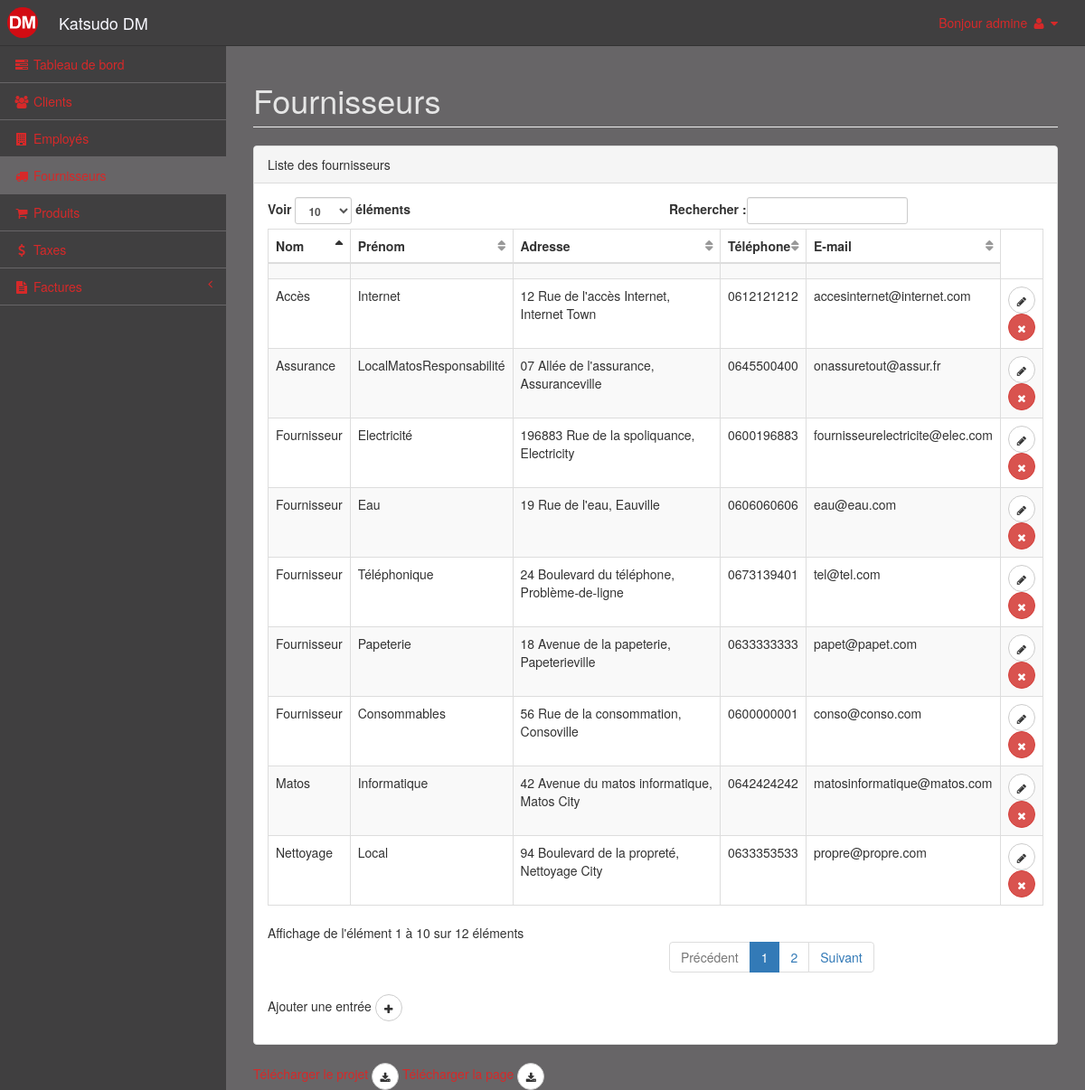
/pages/fournisseur.php (signed in), run on the app's committed database.
### tables this page shows
CREATE TABLE IF NOT EXISTS `Fournisseur` (
  `id_f` int(11) NOT NULL AUTO_INCREMENT,
  `nom_f` varchar(50) NOT NULL,
  `prenom_f` varchar(50) NOT NULL,
  `adresse_f` varchar(200) NOT NULL,
  `tel_f` varchar(10) NOT NULL,
  `email_f` varchar(50) NOT NULL,
  PRIMARY KEY (`id_f`),
  FULLTEXT KEY `tel_f` (`tel_f`),
  FULLTEXT KEY `tel_f_2` (`tel_f`)
);

### pages/fournisseur.php (the view, shortened to what this page needs)
<!DOCTYPE html>
<html lang="fr">
<head>
  <link href="../vendor/bootstrap/css/bootstrap.min.css" rel="stylesheet">
  <link href="../vendor/metisMenu/metisMenu.min.css" rel="stylesheet">
  <link href="../dist/css/sb-admin-2.css" rel="stylesheet">
  <link href="../vendor/morrisjs/morris.css" rel="stylesheet">
  <link href="../vendor/font-awesome/css/font-awesome.min.css" rel="stylesheet" type="text/css">
</head>
<body>
  <div id="wrapper">
    <?php include("../include/nav.php"); ?>
    <?php
					try{
						$bdd = new PDO('mysql:host=mysql.hostinger.fr;dbname=u178917848_katsu;charset=utf8', 'u178917848_kuser', 'password');
					}
					catch (Exception $e)
					{
        		die('Erreur : ' . $e->getMessage());
					}
				?>
      <div id="page-wrapper">
        <div class="row">
          <div class="col-lg-12">
            <h1 class="page-header">Fournisseurs</h1>
          </div>
        </div>
        <div class="row">
          <div class="col-lg-12">
            <div class="panel panel-default">
              <div class="panel-heading">
                Liste des fournisseurs
              </div>
              <div class="panel-body">
                <table width="100%" class="table table-striped table-bordered table-hover" id="dataTables-example">
                  <thead>
                    <tr>
                      <th>Nom</th>
                      <th>Prénom</th>
                      <th>Adresse</th>
                      <th>Téléphone</th>
                      <th>E-mail</th>
                    </tr>
                  </thead>
                  <tbody>
                    <tr>
                      <td></td>
                      <td></td>
                      <td></td>
                      <td></td>
                      <td></td>
                    </tr>
                    <?php
                      $result = $bdd->query("SELECT * FROM Fournisseur");
                      while($data = $result->fetch()){
                          echo '<tr>
                                      <td>'.$data['nom_f'].'</td>'.'
                                      <td>'.$data['prenom_f'].'</td>'.'
                                      <td>'.$data['adresse_f'].'</td>'.'
                                      <td>'.$data['tel_f'].'</td>'.'
                                      <td>'.$data['email_f'].'</td>'.'
                                      <td>
                                          <button type="button" class="btn btn-default btn-circle" data-toggle="modal" data-target="#modalModify" data-id="'. $data['id_f'] .'"
                                          data-nom="'. $data['nom_f'] .'"
                                          data-prenom="'. $data['prenom_f'] .'"
                                          data-adresse="'. $data['adresse_f'] .'"
                                          data-tel="'. $data['tel_f'] .'"
                                          data-mail="'. $data['email_f'] .'">
                                                  <i class="fa fa-pencil"></i>
                                          </button>
                                          <button type="button" class="btn btn-danger btn-circle"       data-toggle="modal" data-target="#modalDel" data-id="'. $data['id_f'] .'"  data-nomid="Id_f" data-table="Fournisseur" data-red="fournisseur.php">
                                            <i class="fa fa-times"></i>
                                          </button>
                                      </td>'.'
                                      </tr>';
                      }
                      ?>
                  </tbody>
                </table>
                <?php include('../include/btn_add.php');?>
              </div>
            </div>
          </div>
        </div>
        <a href="http://katsudodm.richard-peres.xyz/ressource/projet_php_PERES_RIGAUT.zip" download="projet_php_PERES_RIGAUT.zip"> Télécharger le projet
    <button type="button" class="btn btn-default btn-circle"><i class="fa fa-download"></i>
  </button>
  </a>
        <a href="http://katsudodm.richard-peres.xyz/pages/fournisseur.php" download="fournisseur.php"> Télécharger la page
    <button type="button" class="btn btn-default btn-circle"><i class="fa fa-download"></i>
  </button>
  </a>
      </div>
  </div>
</body>
</html>

### data on the page
fournisseur: nom_f "Accès", prenom_f "Internet", adresse_f "12 Rue de l'accès Internet, Internet Town", tel_f "0612121212", email_f "accesinternet@internet.com"
fournisseur: nom_f "Matos", prenom_f "Informatique", adresse_f "42 Avenue du matos informatique, Matos City", tel_f "0642424242", email_f "matosinformatique@matos.com"
fournisseur: nom_f "Fournisseur", prenom_f "Electricité", adresse_f "196883 Rue de la spoliquance, Electricity", tel_f "0600196883", email_f "fournisseurelectricite@elec.com"
fournisseur: nom_f "Fournisseur", prenom_f "Eau", adresse_f "19 Rue de l'eau, Eauville", tel_f "0606060606", email_f "eau@eau.com"
fournisseur: nom_f "Assurance", prenom_f "LocalMatosResponsabilité", adresse_f "07 Allée de l'assurance, Assuranceville", tel_f "0645500400", email_f "onassuretout@assur.fr"
fournisseur: nom_f "Fournisseur", prenom_f "Téléphonique", adresse_f "24 Boulevard du téléphone, Problème-de-ligne", tel_f "0673139401", email_f "tel@tel.com"
fournisseur: nom_f "Fournisseur", prenom_f "Papeterie", adresse_f "18 Avenue de la papeterie, Papeterieville", tel_f "0633333333", email_f "papet@papet.com"
fournisseur: nom_f "Nettoyage", prenom_f "Local", adresse_f "94 Boulevard de la propreté, Nettoyage City", tel_f "0633353533", email_f "propre@propre.com"
fournisseur: nom_f "Fournisseur", prenom_f "Consommables", adresse_f "56 Rue de la consommation, Consoville", tel_f "0600000001", email_f "conso@conso.com"

### other printed values
$_COOKIE['login'] "admine"
